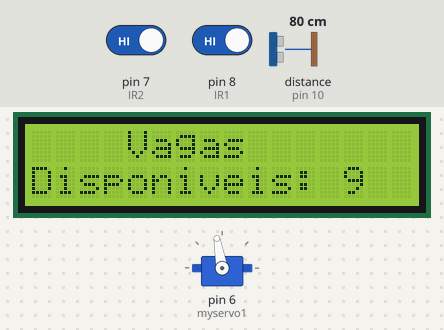
A sketch run on a simulated Arduino Uno, built with avr-gcc and run on an emulated ATmega328P. On the bench: 16×2 character LCD, servo. Wiring (inferred from the names in the program): ultrasonic range finder: trigger pin 9; echo pin 10. The test bench sets the inputs (shaded band); at power-on: pin 7 (IR2) HIGH, distance to the obstacle (sensor on pin 10) 80 cm, pin 8 (IR1) HIGH. The echo pulse lasts 58.3 µs per cm; what the sketch prints to the serial monitor is not drawn.

Above: at 9.2 s.
9.3 s: pin 7 (IR2) driven LOW
At 10.2 s:
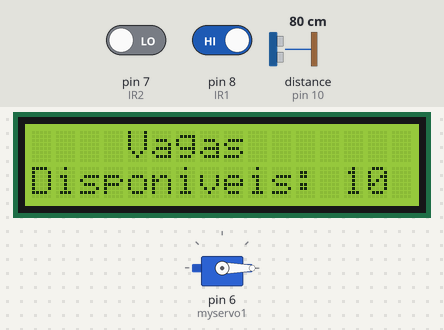
10.8 s: distance to the obstacle (sensor on pin 10) set to 7 cm
13.0 s: distance to the obstacle (sensor on pin 10) set to 4 cm
At 14.6 s:
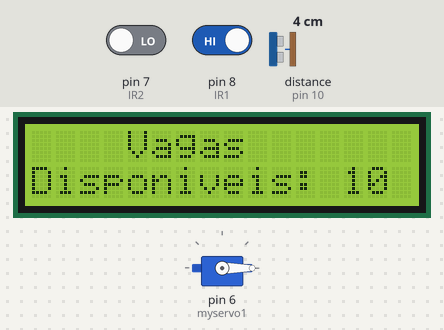
16.0 s: distance to the obstacle (sensor on pin 10) set to 18 cm
At 16.8 s:
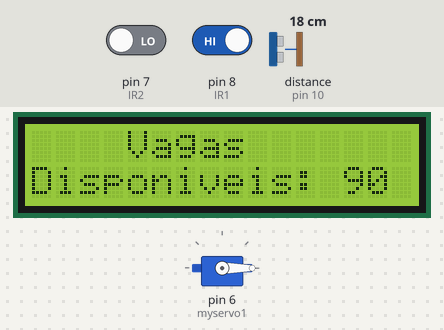
Timing chart, 0 to 18.6 s (numbered marks = the images above; inputs shaded):
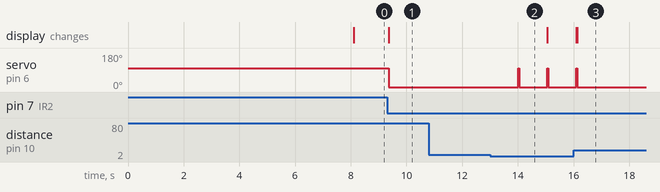

The sketch:

Car_Parking_System_Marcos.ino
```cpp
#include <Wire.h>
#include <LiquidCrystal.h>
LiquidCrystal lcd(12, 11, 5, 4, 3, 2); //Change the HEX address
#include <Servo.h>

Servo myservo1;

const int trigPin = 9;    //pinos sensor ultrasom
const int echoPin = 10;   //pinos sensor ultrasom
long duration;            //varivel calculo sensor ultrasom
int distance;             //variavel distancia

bool estIR1; bool estIR2; //variaveis

int IR1 = 8;             //pin ir sensor
int IR2 = 7;             //pin ir sensor

int Vagas = 9;           //Entre com numero total de estacionamentos

int flag1 = 0;
int flag2 = 0;

void setup() {
  Serial.begin(9600);
  pinMode(trigPin, OUTPUT);
  pinMode(echoPin, INPUT);

  lcd.begin(16, 2);

  pinMode(IR1, INPUT);
  pinMode(IR2, INPUT);

  myservo1.attach(6);
  myservo1.write(100);

  lcd.setCursor (0, 0);
  lcd.print("     Projeto    ");
  lcd.setCursor (0, 1);
  lcd.print(" INTEGRADO 2021 ");
  delay (8000);
  lcd.clear();
}

void loop() {

  Serial.print("Flag1    "); Serial.print(flag1);
  Serial.print(" | Flag2   "); Serial.print(flag2);
  Serial.print(" | Vagas   "); Serial.print(Vagas);
  Serial.print(" | IR1     "); Serial.print(IR1);
  Serial.print(" | IR2     "); Serial.print(IR2);
  Serial.print(" | estIR1  "); Serial.print(estIR1);
  Serial.print(" | estIR2  "); Serial.print(estIR2);
  Serial.print(" | Distancia  "); Serial.println(distance);

  digitalWrite(trigPin, LOW);
  delayMicroseconds(2);
  digitalWrite(trigPin, HIGH);
  delayMicroseconds(10);
  digitalWrite(trigPin, LOW);
  duration = pulseIn(echoPin, HIGH);
  distance = duration * 0.034 / 2;

  estIR1 = digitalRead(IR1);
  estIR2 = digitalRead(IR2);

  if (distance < 5 && flag1 == 0) {
    if (Vagas > 0) {
      flag1 = 1;
      if (flag2 == 0) {
        myservo1.write(0);
        Vagas = Vagas - 1;
      }
    } else {
      lcd.setCursor (0, 0);
      lcd.print("    DESCULPE    ");
      lcd.setCursor (0, 1);
      lcd.print("     LOTADO!    ");
      delay (3000);
      lcd.clear();
    }
  }

  if (digitalRead (IR2) == LOW && flag2 == 0) {
    flag2 = 1;
    if (flag1 == 0) {
      myservo1.write(0);
      Vagas = Vagas + 1;
    }
  }

  if (flag1 == 1 && flag2 == 1) {
    delay (1000);
    myservo1.write(100);
    flag1 = 0, flag2 = 0;
  }

  lcd.setCursor (0, 0);
  lcd.print("    Vagas    ");
  lcd.setCursor (0, 1);
  lcd.print("Disponiveis: ");
  lcd.print(Vagas);
}
```

Measured:
- the behaviour switches between 6 and 5 cm on distance to the obstacle (sensor on pin 10) (found by bisection; images 1 and 2)
- after the input at 9.3 s, servo on pin 6 (myservo1): 100° → 0° after 0.06 s; the display: changes after 0.06 s (image 1)
- after the input at 10.8 s, every drawn part: stays the same
- after the input at 13.0 s, servo on pin 6 (myservo1): alternates 100° for 0.04 s and 0° for 1.0 s, starting after 1.0 s
- after the input at 16.0 s, servo on pin 6 (myservo1): goes on until 16.1 s, then stays 0°
